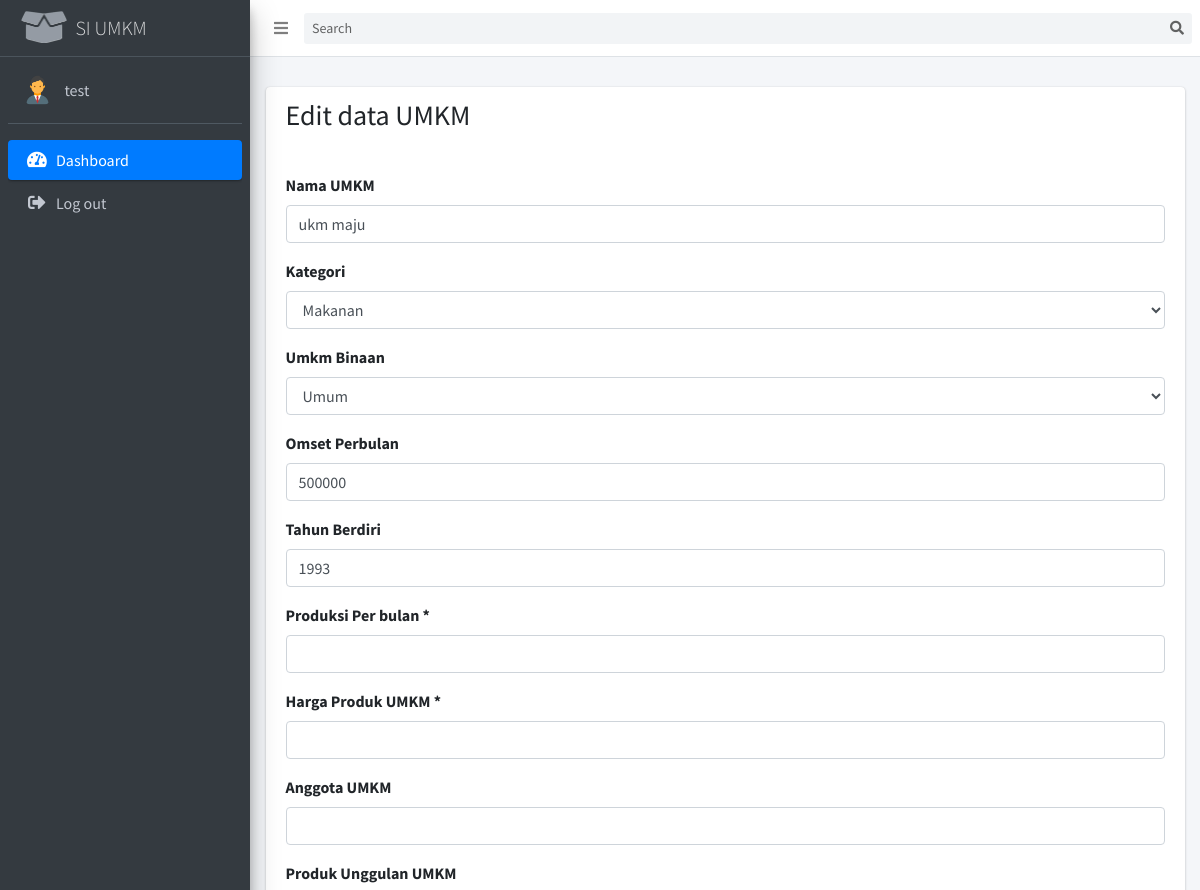
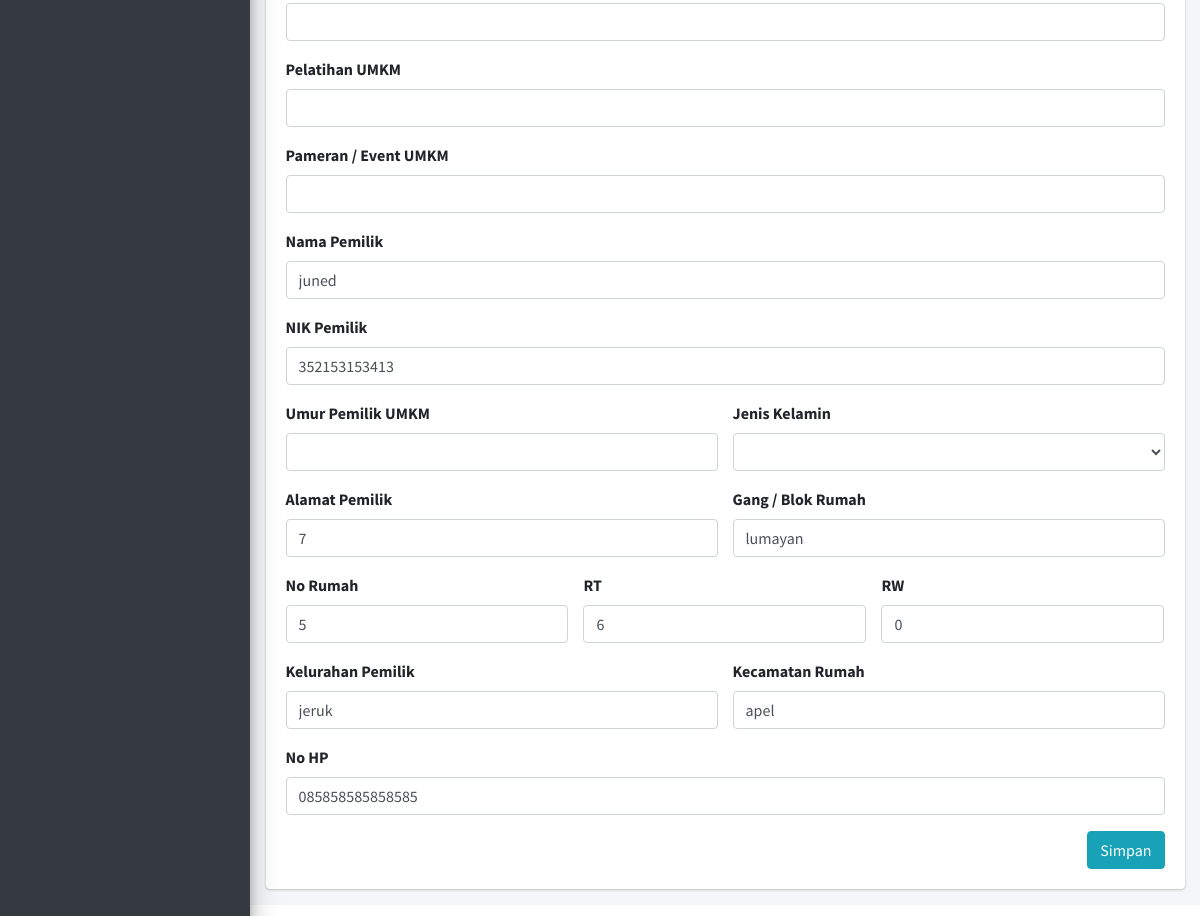
The app's page /index.php?content=edit_umkm&id=1 (signed in) with its own data (2 pictures, top to bottom).
### tables this page shows
CREATE TABLE `umkm` (
  `id_umkm` int(11) NOT NULL,
  `nama_umkm` varchar(45) DEFAULT NULL,
  `nama_pemilik_umkm` varchar(45) DEFAULT NULL,
  `nik_umkm` varchar(45) DEFAULT NULL,
  `no_hp_umkm` varchar(16) DEFAULT NULL,
  `kategori_umkm` varchar(32) DEFAULT NULL,
  `alamat_ktp_umkm` text,
  `gang_blok_umkm` varchar(32) NOT NULL,
  `rt_umkm` int(11) NOT NULL,
  `rw_umkm` int(11) NOT NULL,
  `kelurahan_umkm` varchar(32) NOT NULL,
  `kecamatan_umkm` varchar(32) NOT NULL,
  `no_rumah_umkm` varchar(8) NOT NULL,
  `jenis_izin_usaha_umkm` varchar(16) DEFAULT NULL,
  `omset_perbulan_umkm` int(11) DEFAULT NULL,
  `tahun_berdiri_umkm` int(11) DEFAULT NULL,
  `binaan_umkm` int(11) NOT NULL,
  `foto_pemilik_umkm` varchar(255) DEFAULT NULL,
  `foto_ktp_pemilik_umkm` varchar(255) DEFAULT NULL
);

CREATE TABLE `kategori` (
  `id_kategori` int(11) NOT NULL,
  `nama_kategori` varchar(32) NOT NULL,
  `keterangan_kategori` text NOT NULL
);

CREATE TABLE `binaan` (
  `id_binaan` int(11) NOT NULL,
  `nama_binaan` varchar(32) NOT NULL,
  `lokasi_binaan` text NOT NULL,
  `keterangan_binaan` text NOT NULL
);

### config/db.php (called while the page is built, shortened)
<?php
class db
{
	var $host = "localhost";
	var $username = "root";
	var $pass = "";
	var $db = "pgnh6835_simon_umkm";
	var $res;
	function __construct()
	{
		$this->res = mysqli_connect($this->host, $this->username, $this->pass) ;
		mysqli_select_db($this->res,$this->db) ;
	}
	function manual_query($query){
		$stmt = $this->res->prepare($query);
		$stmt->execute();
		$data = $stmt->get_result();
		while($d = mysqli_fetch_array($data)){
			$hasil[] = $d;
		}
		if (isset($hasil)) {
			return $hasil;
		}else{
			return null;
		}
	}
}

### content/edit_umkm.php (the view, shortened to what this page needs)
<?php
$dataumkm = $db->manual_query("select * from umkm where id_umkm = ".$_GET['id'])[0];
$kategori = $db->manual_query('select * from kategori');
$binaan = $db->manual_query('select * from binaan');
?>
<div class="row">
	<div class="col-lg-12">
		<div class="card">
			<div class="card-header">
				<h3>Edit data UMKM</h3>
			</div>
			<div class="card-body">
				<form action="php/umkm.php" method="post" enctype="multipart/form-data">
				<div class="row">
					<div class="col-12">
						<div class="form-group">
							<label>Nama UMKM</label>
							<input type="text" name="nama_umkm" class="form-control" required="" value="<?php echo $dataumkm['nama_umkm'] ?>">
						</div>
						<div class="form-group">
							<label>Kategori</label>
							<select class="form-control" required="" name="kategori_umkm">
								<?php foreach ($kategori as $key => $value): ?>
								<option value="<?php echo $value['id_kategori'] ?>" <?php if ( $value['id_kategori'] ==  $dataumkm['kategori_umkm'] ): ?>
									selected
								<?php endif ?>><?php echo $value['nama_kategori'] ?></option>
								<?php endforeach ?>
							</select>
						</div>
						<div class="form-group">
							<label>Umkm Binaan</label>
							<select class="form-control" required="" name="binaan_umkm">
								<?php foreach ($binaan as $key => $value): ?>
								<option value="<?php echo $value['id_binaan'] ?>" <?php if ($value['id_binaan'] == $dataumkm['binaan_umkm']): ?>
									selected
								<?php endif ?>><?php echo $value['nama_binaan'] ?></option>
								<?php endforeach ?>
							</select>
						</div>
						<div class="form-group">
							<label>Omset Perbulan </label>
							<input type="text" name="omset_perbulan_umkm" class="form-control" required="" value="<?php echo($dataumkm['omset_perbulan_umkm']) ?>">
						</div>
						<div class="form-group">
							<label>Tahun Berdiri </label>
							<input type="text" name="tahun_berdiri_umkm" class="form-control" required="" value="<?php echo($dataumkm['tahun_berdiri_umkm']) ?>">
						</div>
						<div class="form-group">
							<label>Produksi Per bulan *</label>
							<input type="text" name="produksi_umkm" class="form-control" value="<?php echo($dataumkm['prduksi_umkm']) ?>" >
						</div>
						<div class="form-group">
							<label>Harga Produk UMKM *</label>
							<input type="text" name="harga_produk_umkm" class="form-control" value="<?php echo($dataumkm['harga_produk_umkm']) ?>" >
						</div>
						<div class="form-group">
							<label>Anggota UMKM </label>
							<input type="number" name="anggota_umkm" class="form-control"  value="<?php echo($dataumkm['anggota_umkm']) ?>" >
						</div>
						<div class="form-group">
							<label>Produk Unggulan UMKM </label>
							<input type="text" name="produk_unggulan_umkm" class="form-control"  value="<?php echo($dataumkm['produk_unggulan_umkm']) ?>" >
						</div>
						<div class="form-group">
							<label>Pelatihan UMKM </label>
							<input type="text" name="pelatihan_umkm" class="form-control" value="<?php echo($dataumkm['pelatihan_umkm']) ?>" >
						</div>
						<div class="form-group">
							<label>Pameran / Event UMKM </label>
							<input type="text" name="seminar_umkm" class="form-control" value="<?php echo($dataumkm['seminar_umkm']) ?>" >
						</div>
						<div class="form-group">
							<label>Nama Pemilik</label>
							<input type="text" name="nama_pemilik_umkm" class="form-control" required="" value="<?php echo($dataumkm['nama_pemilik_umkm']) ?>">
						</div>
						<div class="form-group">
							<label>NIK Pemilik</label>
							<input type="text" name="nik_umkm" class="form-control" required="" value="<?php echo($dataumkm['nik_umkm']) ?>">
						</div>
						<div class="row">
							<div class="col-6">
								<div class="form-group">
									<label>Umur Pemilik UMKM </label>
									<input type="number" name="umur_umkm" class="form-control" value="<?php echo $dataumkm['umur_umkm'] ?>" >
								</div>
							</div>
							<div class="col-6">
								<div class="form-group">
									<label>Jenis Kelamin </label>
									<select class="form-control" name="jenis_kelamin_umkm"  >
										<option><?php echo $dataumkm['jenis_kelamin_umkm'] ?></option>
										<option>Pilih ... </option>
									</select>
								</div>
							</div>
							<div class="col-6">
								<div class="form-group">
									<label>Alamat Pemilik </label>
									<input type="text" name="alamat_ktp_umkm" class="form-control" required="" value="<?php echo($dataumkm['alamat_ktp_umkm']) ?>">
								</div>
							</div>
							<div class="col-6">
								<div class="form-group">
									<label>Gang / Blok Rumah </label>
									<input type="text" name="gang_blok_umkm" class="form-control" required="" value="<?php echo($dataumkm['gang_blok_umkm']) ?>">
								</div>
							</div>
							<div class="col-4">
								<div class="form-group">
									<label>No Rumah </label>
									<input type="text" name="no_rumah_umkm" class="form-control" required="" value="<?php echo($dataumkm['no_rumah_umkm']) ?>">
								</div>
							</div>
							<div class="col-4">
								<div class="form-group">
									<label>RT </label>
									<input type="text" name="rt_umkm" class="form-control" required="" value="<?php echo($dataumkm['rt_umkm']) ?>">
								</div>
							</div>
							<div class="col-4">
								<div class="form-group">
									<label>RW  </label>
									<input type="text" name="rw_umkm" class="form-control" required="" value="<?php echo($dataumkm['rw_umkm']) ?>">
								</div>
							</div>
							<div class="col-6">
								<div class="form-group">
									<label>Kelurahan Pemilik </label>
									<input type="text" name="kelurahan_umkm" class="form-control" required="" value="<?php echo($dataumkm['kelurahan_umkm']) ?>">
								</div>
							</div>
							<div class="col-6">
								<div class="form-group">
									<label>Kecamatan Rumah </label>
									<input type="text" name="kecamatan_umkm" class="form-control" required="" value="<?php echo($dataumkm['kecamatan_umkm']) ?>">
								</div>
							</div>
						</div>
						<div class="form-group">
							<label>No HP</label>
							<input type="text" name="no_hp_umkm" class="form-control" required="" value="<?php echo($dataumkm['no_hp_umkm']) ?>">
						</div>
					</div>
					<div class="col-lg-12">
						<button type="submit" name="edit" class="btn btn-info float-right">Simpan</button>
					</div>
				</div>
				</form>
			</div>
		</div>
	</div>
</div>

### records on screen
umkm: nama_umkm "ukm maju", kategori_umkm "Makanan", binaan_umkm "Umum", omset_perbulan_umkm "500000", tahun_berdiri_umkm "1993", nama_pemilik_umkm "juned", nik_umkm "352153153413", alamat_ktp_umkm "7", gang_blok_umkm "lumayan", no_rumah_umkm "5", rt_umkm "6", rw_umkm "0", kelurahan_umkm "jeruk", kecamatan_umkm "apel", no_hp_umkm "085858585858585"

### other values on screen
$_SESSION['name'] "test"
